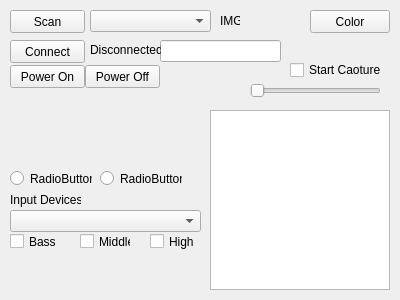
<?xml version="1.0" encoding="UTF-8"?>
<ui version="4.0">
 <class>MainWindow</class>
 <widget class="QMainWindow" name="MainWindow">
  <property name="geometry">
   <rect>
    <x>0</x>
    <y>0</y>
    <width>400</width>
    <height>300</height>
   </rect>
  </property>
  <property name="windowTitle">
   <string>MainWindow</string>
  </property>
  <widget class="QWidget" name="centralwidget">
   <widget class="QListView" name="listView">
    <property name="geometry">
     <rect>
      <x>210</x>
      <y>110</y>
      <width>180</width>
      <height>180</height>
     </rect>
    </property>
   </widget>
   <widget class="QSlider" name="horizontalSlider">
    <property name="geometry">
     <rect>
      <x>250</x>
      <y>80</y>
      <width>131</width>
      <height>22</height>
     </rect>
    </property>
    <property name="orientation">
     <enum>Qt::Horizontal</enum>
    </property>
   </widget>
   <widget class="QComboBox" name="comboBox">
    <property name="geometry">
     <rect>
      <x>10</x>
      <y>210</y>
      <width>191</width>
      <height>22</height>
     </rect>
    </property>
   </widget>
   <widget class="QCheckBox" name="checkBox_3">
    <property name="geometry">
     <rect>
      <x>290</x>
      <y>60</y>
      <width>101</width>
      <height>20</height>
     </rect>
    </property>
    <property name="text">
     <string>Start Caoture</string>
    </property>
   </widget>
   <widget class="QPushButton" name="pushButton">
    <property name="geometry">
     <rect>
      <x>10</x>
      <y>10</y>
      <width>75</width>
      <height>23</height>
     </rect>
    </property>
    <property name="text">
     <string>Scan</string>
    </property>
   </widget>
   <widget class="QPushButton" name="pushButton_2">
    <property name="geometry">
     <rect>
      <x>10</x>
      <y>65</y>
      <width>75</width>
      <height>23</height>
     </rect>
    </property>
    <property name="text">
     <string>Power On</string>
    </property>
   </widget>
   <widget class="QPushButton" name="pushButton_3">
    <property name="geometry">
     <rect>
      <x>85</x>
      <y>65</y>
      <width>75</width>
      <height>23</height>
     </rect>
    </property>
    <property name="text">
     <string>Power Off</string>
    </property>
   </widget>
   <widget class="QPushButton" name="pushButton_4">
    <property name="geometry">
     <rect>
      <x>10</x>
      <y>40</y>
      <width>75</width>
      <height>23</height>
     </rect>
    </property>
    <property name="text">
     <string>Connect</string>
    </property>
   </widget>
   <widget class="QComboBox" name="comboBox_2">
    <property name="geometry">
     <rect>
      <x>90</x>
      <y>10</y>
      <width>121</width>
      <height>22</height>
     </rect>
    </property>
   </widget>
   <widget class="QLabel" name="label">
    <property name="geometry">
     <rect>
      <x>220</x>
      <y>11</y>
      <width>20</width>
      <height>20</height>
     </rect>
    </property>
    <property name="text">
     <string>IMG</string>
    </property>
   </widget>
   <widget class="QLineEdit" name="lineEdit">
    <property name="geometry">
     <rect>
      <x>160</x>
      <y>40</y>
      <width>121</width>
      <height>22</height>
     </rect>
    </property>
   </widget>
   <widget class="QLabel" name="label_2">
    <property name="geometry">
     <rect>
      <x>10</x>
      <y>190</y>
      <width>71</width>
      <height>20</height>
     </rect>
    </property>
    <property name="text">
     <string>Input Devices</string>
    </property>
   </widget>
   <widget class="QPushButton" name="pushButton_5">
    <property name="geometry">
     <rect>
      <x>310</x>
      <y>10</y>
      <width>80</width>
      <height>23</height>
     </rect>
    </property>
    <property name="text">
     <string>Color</string>
    </property>
   </widget>
   <widget class="QCheckBox" name="checkBox_4">
    <property name="geometry">
     <rect>
      <x>150</x>
      <y>230</y>
      <width>51</width>
      <height>23</height>
     </rect>
    </property>
    <property name="text">
     <string>High</string>
    </property>
   </widget>
   <widget class="QCheckBox" name="checkBox_5">
    <property name="geometry">
     <rect>
      <x>80</x>
      <y>230</y>
      <width>51</width>
      <height>23</height>
     </rect>
    </property>
    <property name="text">
     <string>Middle</string>
    </property>
   </widget>
   <widget class="QCheckBox" name="checkBox_6">
    <property name="geometry">
     <rect>
      <x>10</x>
      <y>230</y>
      <width>51</width>
      <height>23</height>
     </rect>
    </property>
    <property name="text">
     <string>Bass</string>
    </property>
   </widget>
   <widget class="QLabel" name="label_3">
    <property name="geometry">
     <rect>
      <x>90</x>
      <y>40</y>
      <width>71</width>
      <height>20</height>
     </rect>
    </property>
    <property name="text">
     <string>Disconnected</string>
    </property>
   </widget>
   <widget class="QRadioButton" name="radioButton">
    <property name="geometry">
     <rect>
      <x>10</x>
      <y>170</y>
      <width>82</width>
      <height>17</height>
     </rect>
    </property>
    <property name="text">
     <string>RadioButton</string>
    </property>
   </widget>
   <widget class="QRadioButton" name="radioButton_2">
    <property name="geometry">
     <rect>
      <x>100</x>
      <y>170</y>
      <width>82</width>
      <height>17</height>
     </rect>
    </property>
    <property name="text">
     <string>RadioButton</string>
    </property>
   </widget>
  </widget>
 </widget>
 <resources/>
 <connections/>
</ui>
